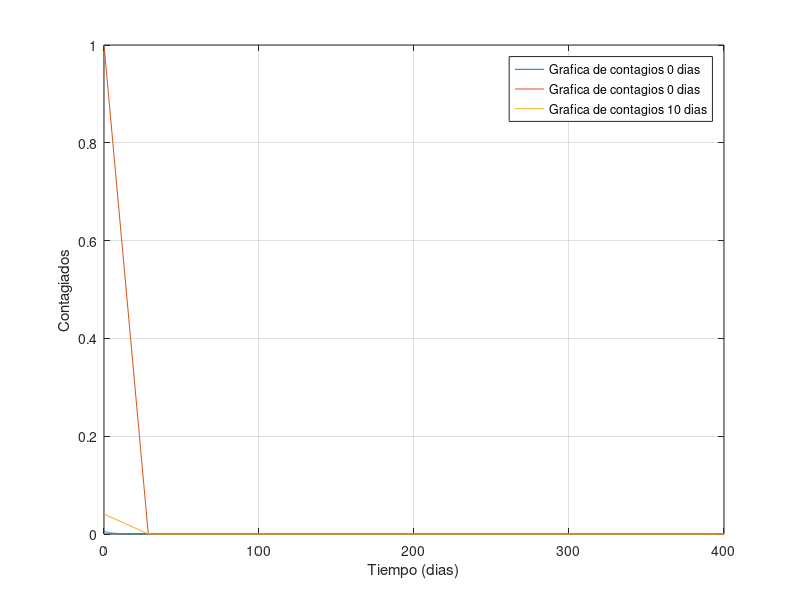

Recreate this plot in MATLAB.
clear all; clc;
%declarando de forma anonima la funcion
Nmax = 300;
No=1;
t0=0;
r0=0.20;
f0=@(x)Nmax/((1+Nmax/No -1).*exp(-r0.*(x-t0)))
%graficando la funcion
fplot(f0, [0, 400]);
%colocar cuadricula
grid on
hold on
xlabel('Tiempo (dias)')
ylabel('Contagiados')
%declarando de forma anonima la funcion
Nmax1 = 300;
No1=1;
t01=0;
r01=0.32;
f01=@(x)Nmax1/((1+Nmax1/No1 -1).*exp(-r01.*(x-t01)))
%graficando la funcion
fplot(f01, [0, 400]);
%colocar cuadricula
grid on
hold on
xlabel('Tiempo (dias)')
ylabel('Contagiados')
%declarando de forma anonima la funcion
Nmax2 = 300;
No2=1;
t02=10;
r02=0.32;
f02=@(x)Nmax2/((1+Nmax2/No1 -1).*exp(-r02.*(x-t02)))
%graficando la funcion
fplot(f02, [0, 400]);
%colocar cuadricula
grid on
hold on
xlabel('Tiempo (dias)')
ylabel('Contagiados')
legend ('Grafica de contagios 0 dias','Grafica de contagios 0 dias','Grafica de contagios 10 dias')
